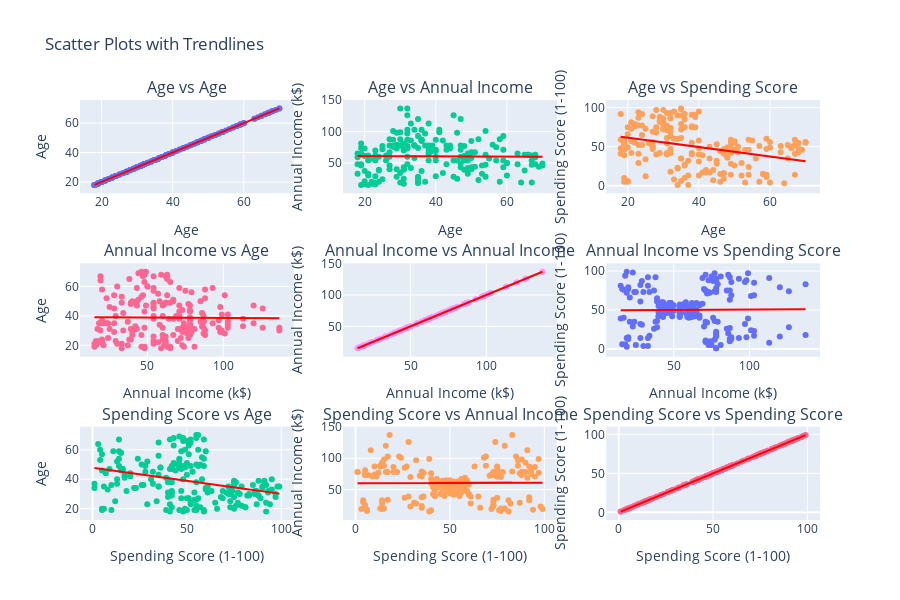

Notebook cell for this chart:
### Code cell
fig = make_subplots(rows=3, cols=3, 
                    subplot_titles=('Age vs Age', 'Age vs Annual Income', 'Age vs Spending Score', 
                                    'Annual Income vs Age', 'Annual Income vs Annual Income', 'Annual Income vs Spending Score',
                                    'Spending Score vs Age', 'Spending Score vs Annual Income', 'Spending Score vs Spending Score'))

row_num = 1
col_num = 1

for x_col in ['Age', 'Annual Income (k$)', 'Spending Score (1-100)']:
    for y_col in ['Age', 'Annual Income (k$)', 'Spending Score (1-100)']:
        #if x_col != y_col:
            scatter = go.Scatter(x=df[x_col], y=df[y_col], mode='markers', name=f'{x_col} vs {y_col}')
            trendline = go.Scatter(x=df[x_col], y=np.poly1d(np.polyfit(df[x_col], df[y_col], 1))(df[x_col]), 
                                   mode='lines', line=dict(color='red'), name= 'Trend')
            fig.add_trace(scatter, row=row_num, col=col_num)
            fig.add_trace(trendline, row=row_num, col=col_num)
            fig.update_xaxes(title_text=x_col, row=row_num, col=col_num)
            fig.update_yaxes(title_text=y_col, row=row_num, col=col_num)
            col_num += 1
            if col_num > 3:
                row_num += 1
                col_num = 1

fig.update_layout(height=600, title='Scatter Plots with Trendlines', showlegend=False)
fig.show()

### Figure 1 — Plotly figure (JSON) as saved in the notebook; plotly's stock layout.template omitted (floating-point values rounded to 4 significant figures; data arrays with more than 128 entries replaced by an {"elided": "..."} marker saying what was removed)
{"data": [{"mode": "markers", "name": "Age vs Age", "type": "scatter", "x": {"elided": "200 int values"}, "xaxis": "x", "y": {"elided": "200 int values"}, "yaxis": "y"}, {"line": {"color": "red"}, "mode": "lines", "name": "Trend", "type": "scatter", "x": {"elided": "200 int values"}, "xaxis": "x", "y": {"elided": "200 float values"}, "yaxis": "y"}, {"mode": "markers", "name": "Age vs Annual Income (k$)", "type": "scatter", "x": {"elided": "200 int values"}, "xaxis": "x2", "y": {"elided": "200 int values"}, "yaxis": "y2"}, {"line": {"color": "red"}, "mode": "lines", "name": "Trend", "type": "scatter", "x": {"elided": "200 int values"}, "xaxis": "x2", "y": {"elided": "200 float values"}, "yaxis": "y2"}, {"mode": "markers", "name": "Age vs Spending Score (1-100)", "type": "scatter", "x": {"elided": "200 int values"}, "xaxis": "x3", "y": {"elided": "200 int values"}, "yaxis": "y3"}, {"line": {"color": "red"}, "mode": "lines", "name": "Trend", "type": "scatter", "x": {"elided": "200 int values"}, "xaxis": "x3", "y": {"elided": "200 float values"}, "yaxis": "y3"}, {"mode": "markers", "name": "Annual Income (k$) vs Age", "type": "scatter", "x": {"elided": "200 int values"}, "xaxis": "x4", "y": {"elided": "200 int values"}, "yaxis": "y4"}, {"line": {"color": "red"}, "mode": "lines", "name": "Trend", "type": "scatter", "x": {"elided": "200 int values"}, "xaxis": "x4", "y": {"elided": "200 float values"}, "yaxis": "y4"}, {"mode": "markers", "name": "Annual Income (k$) vs Annual Income (k$)", "type": "scatter", "x": {"elided": "200 int values"}, "xaxis": "x5", "y": {"elided": "200 int values"}, "yaxis": "y5"}, {"line": {"color": "red"}, "mode": "lines", "name": "Trend", "type": "scatter", "x": {"elided": "200 int values"}, "xaxis": "x5", "y": {"elided": "200 float values"}, "yaxis": "y5"}, {"mode": "markers", "name": "Annual Income (k$) vs Spending Score (1-100)", "type": "scatter", "x": {"elided": "200 int values"}, "xaxis": "x6", "y": {"elided": "200 int values"}, "yaxis": "y6"}, {"line": {"color": "red"}, "mode": "lines", "name": "Trend", "type": "scatter", "x": {"elided": "200 int values"}, "xaxis": "x6", "y": {"elided": "200 float values"}, "yaxis": "y6"}, {"mode": "markers", "name": "Spending Score (1-100) vs Age", "type": "scatter", "x": {"elided": "200 int values"}, "xaxis": "x7", "y": {"elided": "200 int values"}, "yaxis": "y7"}, {"line": {"color": "red"}, "mode": "lines", "name": "Trend", "type": "scatter", "x": {"elided": "200 int values"}, "xaxis": "x7", "y": {"elided": "200 float values"}, "yaxis": "y7"}, {"mode": "markers", "name": "Spending Score (1-100) vs Annual Income (k$)", "type": "scatter", "x": {"elided": "200 int values"}, "xaxis": "x8", "y": {"elided": "200 int values"}, "yaxis": "y8"}, {"line": {"color": "red"}, "mode": "lines", "name": "Trend", "type": "scatter", "x": {"elided": "200 int values"}, "xaxis": "x8", "y": {"elided": "200 float values"}, "yaxis": "y8"}, {"mode": "markers", "name": "Spending Score (1-100) vs Spending Score (1-100)", "type": "scatter", "x": {"elided": "200 int values"}, "xaxis": "x9", "y": {"elided": "200 int values"}, "yaxis": "y9"}, {"line": {"color": "red"}, "mode": "lines", "name": "Trend", "type": "scatter", "x": {"elided": "200 int values"}, "xaxis": "x9", "y": {"elided": "200 float values"}, "yaxis": "y9"}], "layout": {"annotations": [{"font": {"size": 16}, "showarrow": false, "text": "Age vs Age", "x": 0.1444, "xanchor": "center", "xref": "paper", "y": 1, "yanchor": "bottom", "yref": "paper"}, {"font": {"size": 16}, "showarrow": false, "text": "Age vs Annual Income", "x": 0.5, "xanchor": "center", "xref": "paper", "y": 1, "yanchor": "bottom", "yref": "paper"}, {"font": {"size": 16}, "showarrow": false, "text": "Age vs Spending Score", "x": 0.8556, "xanchor": "center", "xref": "paper", "y": 1, "yanchor": "bottom", "yref": "paper"}, {"font": {"size": 16}, "showarrow": false, "text": "Annual Income vs Age", "x": 0.1444, "xanchor": "center", "xref": "paper", "y": 0.6111, "yanchor": "bottom", "yref": "paper"}, {"font": {"size": 16}, "showarrow": false, "text": "Annual Income vs Annual Income", "x": 0.5, "xanchor": "center", "xref": "paper", "y": 0.6111, "yanchor": "bottom", "yref": "paper"}, {"font": {"size": 16}, "showarrow": false, "text": "Annual Income vs Spending Score", "x": 0.8556, "xanchor": "center", "xref": "paper", "y": 0.6111, "yanchor": "bottom", "yref": "paper"}, {"font": {"size": 16}, "showarrow": false, "text": "Spending Score vs Age", "x": 0.1444, "xanchor": "center", "xref": "paper", "y": 0.2222, "yanchor": "bottom", "yref": "paper"}, {"font": {"size": 16}, "showarrow": false, "text": "Spending Score vs Annual Income", "x": 0.5, "xanchor": "center", "xref": "paper", "y": 0.2222, "yanchor": "bottom", "yref": "paper"}, {"font": {"size": 16}, "showarrow": false, "text": "Spending Score vs Spending Score", "x": 0.8556, "xanchor": "center", "xref": "paper", "y": 0.2222, "yanchor": "bottom", "yref": "paper"}], "height": 600, "showlegend": false, "title": {"text": "Scatter Plots with Trendlines"}, "xaxis": {"anchor": "y", "domain": [0, 0.2889], "title": {"text": "Age"}}, "xaxis2": {"anchor": "y2", "domain": [0.3556, 0.6444], "title": {"text": "Age"}}, "xaxis3": {"anchor": "y3", "domain": [0.7111, 1], "title": {"text": "Age"}}, "xaxis4": {"anchor": "y4", "domain": [0, 0.2889], "title": {"text": "Annual Income (k$)"}}, "xaxis5": {"anchor": "y5", "domain": [0.3556, 0.6444], "title": {"text": "Annual Income (k$)"}}, "xaxis6": {"anchor": "y6", "domain": [0.7111, 1], "title": {"text": "Annual Income (k$)"}}, "xaxis7": {"anchor": "y7", "domain": [0, 0.2889], "title": {"text": "Spending Score (1-100)"}}, "xaxis8": {"anchor": "y8", "domain": [0.3556, 0.6444], "title": {"text": "Spending Score (1-100)"}}, "xaxis9": {"anchor": "y9", "domain": [0.7111, 1], "title": {"text": "Spending Score (1-100)"}}, "yaxis": {"anchor": "x", "domain": [0.7778, 1], "title": {"text": "Age"}}, "yaxis2": {"anchor": "x2", "domain": [0.7778, 1], "title": {"text": "Annual Income (k$)"}}, "yaxis3": {"anchor": "x3", "domain": [0.7778, 1], "title": {"text": "Spending Score (1-100)"}}, "yaxis4": {"anchor": "x4", "domain": [0.3889, 0.6111], "title": {"text": "Age"}}, "yaxis5": {"anchor": "x5", "domain": [0.3889, 0.6111], "title": {"text": "Annual Income (k$)"}}, "yaxis6": {"anchor": "x6", "domain": [0.3889, 0.6111], "title": {"text": "Spending Score (1-100)"}}, "yaxis7": {"anchor": "x7", "domain": [0, 0.2222], "title": {"text": "Age"}}, "yaxis8": {"anchor": "x8", "domain": [0, 0.2222], "title": {"text": "Annual Income (k$)"}}, "yaxis9": {"anchor": "x9", "domain": [0, 0.2222], "title": {"text": "Spending Score (1-100)"}}}}
